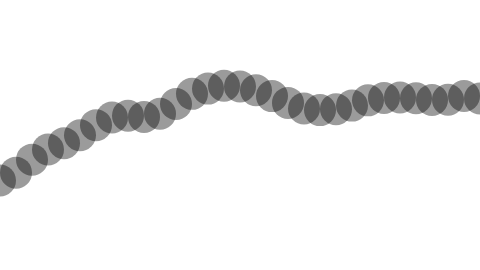
Frame 1 (no input)
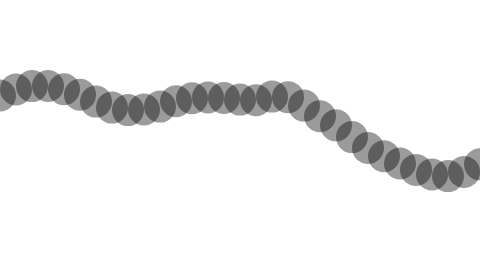
Frame 60 (no input)
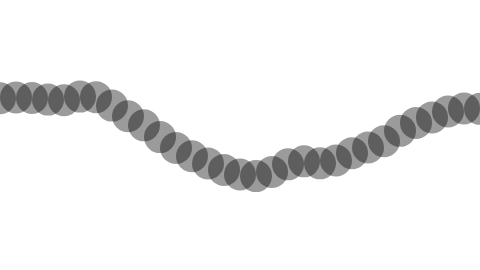
Frame 120 (the mouse pressed at the canvas centre since frame 60)

The p5.js sketch that drew these frames (run headless with seeded random() and noise() and a simulated clock; from frame 60 on, the mouse is pressed at the canvas centre):

// p5.js sketch
// ── sketch.js
// Learning Processing
// Daniel Shiffman
// http://www.learningprocessing.com

// Exercise 13-8:  Rewrite Example 13-7 to use the noise() function instead of sin().     

// Starting "time"  
var t = 0.0;  

function setup() {   
  createCanvas(480, 270);
}   

function draw() {   
  background(255);  
  // Increment "time"
  t += 0.01;  
  var x = t;  

  noStroke();  
  fill(0, 100);  

  // A for loop is used to draw all the points along a sine wave (scaled to the pixel dimension of the window). 
  for (var i = 0; i <= width; i+=16) {   
    // Calculate y value based off of sine function  
    var y =  noise(x)*height;  
    // Draw an ellipse  
    ellipse(i, y, 32, 32);  
    // Move along x-axis  
    x += 0.05;
  }
}   
